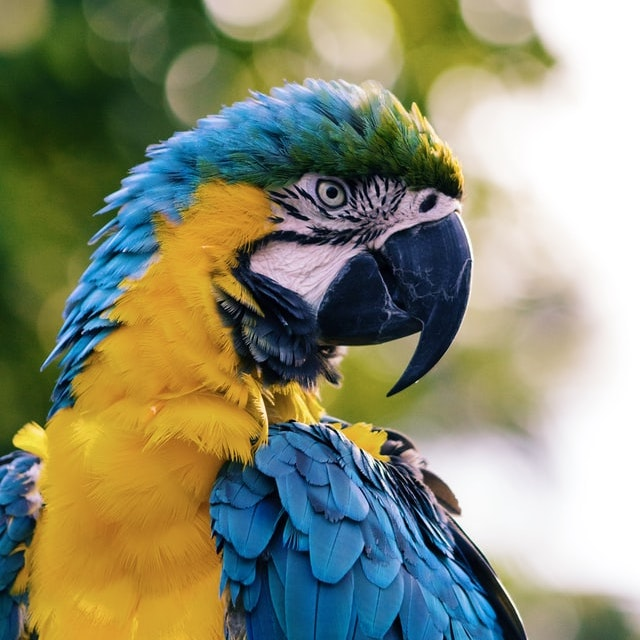
#> input picture Image Operations and OpenCV/HW0/macaw.jpg, 640 x 640 px, found by its file name; the run also reads 4 pictures not shown here
$ python HW0.py
#> lines starting #> are read from the running program, lines starting #| are printed output that depends on the picture
#!/usr/bin/env python
# coding: utf-8

# # CSE 252A (Computer Vision I)  ·  Fall 2020  ·  Assignment 0
#
# ---
#
# ### Instructor: David Kriegman
# ### Assignment published on Monday, October 5, 2020
# ### Due on Wednesday, October 14, 2020 at 11:59 pm Pacific Time
#
# ---
#
# ## Instructions
# * Review the academic integrity and collaboration policies on Canvas. This assignment must be completed individually.
# * All solutions must be written in this notebook. Programming aspects of the assignment must be completed using Python (preferably 3.6+).
# * If you want to modify the skeleton code, you may do so. The existing code is merely intended to provide you with a framework for your solution.
# * You may use Python packages for basic linear algebra (e.g. simple operations from NumPy or SciPy), but you may **not** use packages that directly solve the problem. If you are unsure about using a specific package or function, please ask the instructor and teaching assistants for clarification.
# * You must submit, through Gradescope, both (1) this notebook exported as a PDF **and** (2) this notebook as an `.ipynb` file. You must mark every problem in the PDF on Gradescope. If you do not submit both the `.pdf` and `.ipynb`, and/or if you do not mark every problem in the PDF on Gradescope, you may receive a penalty.
# * It is highly recommended that you begin working on this assignment early.
# * **Late policy:** Assignments submitted late will receive a 10% grade reduction for each day late (e.g. an assignment submitted an hour after the due date will receive a 10% penalty, an assignment submitted 10 hours after the due date will receive a 10% penalty, and an assignment submitted 28 hours after the due date will receive a 20% penalty). Assignments will not be accepted 72 hours after the due date. If you require an extension (for personal reasons only), you must request one as far in advance as possible. Extensions requested close to or after the due date will only be granted for clear emergencies or clearly unforeseeable circumstances.
#
# ---
#
# Welcome to CSE 252A: Computer Vision I! This course will give you a comprehensive introduction to computer vision, covering topics such as low-level vision, inference of 3D properties from images, and object recognition.
# In this class, we will utilize a variety of tools which may require some initial configuration. To ensure a smooth transition into later assignments, we'll get you set up with most of those course tools in this assignment. You will also practice some basic image manipulation techniques.
#
# When you are finished, you will need to export this Jupyter notebook as a PDF, and submit both that PDF and this `.ipynb` file to Gradescope.
#
# ## Piazza, Gradescope and Python
#
# **Piazza**
#
# Go to [Piazza](https://piazza.com/ucsd/fall2020/cse252a) and sign up for the class using your `ucsd.edu` email account. You'll be able to ask the professor, the TAs, and your classmates questions on Piazza. Class announcements will also be made using Piazza, so make sure you check your email or Piazza frequently.
#
# **Gradescope**
#
# See the Piazza post on how to add CSE 252A in Gradescope. You will be required to submit each assignment to Gradescope for grading. Make sure you mark the pages in the PDF that are associated with each question.
#
# **Python**
#
# We will use the Python programming language for all assignments in this course, in tandem with a few popular libraries (e.g. NumPy and matplotlib). Assignments will be given in the form of browser-based Jupyter notebooks, such as the one you are currently viewing. We expect that many of you will already have some experience with Python and NumPy. If so, great! If not, don't worry (as long as you have _some_ programming experience). You can pick it up quickly. If you lack Python knowledge but have previous experience with Matlab, you might want to check out the [NumPy for Matlab users](https://docs.scipy.org/doc/numpy-dev/user/numpy-for-matlab-users.html) page.
#
# The section below will serve as a quick introduction to NumPy and some of the other libraries that we'll use. (Just run through the cells; you don't need to do anything for credit until you get to Problem 1.)

# ## Getting started with NumPy
#
# NumPy is a fundamental package for scientific computing with Python. It provides a powerful N-dimensional array object as well as functions for working with such arrays.

# ### Arrays

# In[4]:


import numpy as np

array1d = np.array([1,0,0])           # a 1D array

print("1D array :")
print(array1d)
print("Shape :", array1d.shape)       # print the shape of the array

array2d = np.array([[1], [2], [3]])   # a 2D array
print("\n2D array :")
print(array2d)
print("Shape :", array2d.shape)       # print the size of the array; notice the difference

print("\nTranspose 2D :", array2d.T)  # transpose of a 2D array
print("Shape :", array2d.T.shape)

print("\nTranspose 1D :", array1d.T)  # notice how the 1D array did not change after the transpose
print("Shape :", array1d.T.shape)

allzeros = np.zeros([2, 3])           # 2x3 array of zeros
allones =  np.ones([1, 3])            # 1x3 array of ones
identity = np.eye(3)                  # identity matrix
rand3_1 = np.random.rand(3, 1)        # random matrix with values in [0, 1]
arr = np.ones(allones.shape) * 3      # create a matrix from shape

print("\n arr printed")
print(arr)


# ### Array Indexing

# In[5]:


import numpy as np
array2d = np.array([[1, 2, 3], [4, 5, 6]])  # create a 2d array with shape (2, 3)
print("Access a single element")
print(array2d[0, 2])                        # access an element
array2d[0, 2] = 252                         # a slice of an array is a view into the same data;
print("\nModified a single element")
print(array2d)                              # this will modify the original array

print("\nAccess a subarray")
print(array2d[1, :])                        # access a row (to 1d array)
print(array2d[1:, :])                       # access a row (to 2d array)
print("\nTranspose a subarray")
print(array2d[1, :].T)                      # notice the difference of the dimension of resulting array
print(array2d[1:, :].T)                     # this will be helpful if you want to transpose it later

# Boolean array indexing
# Given a array m, create a new array with values equal to m
# if they are greater than 0, and equal to 0 if they less than or equal 0

array2d = np.array([[3, 5, -2], [50, -1, 0]])
arr = np.zeros(array2d.shape)
arr[array2d > 0] = array2d[array2d > 0]
print("\nBoolean array indexing")
print(arr)


# ### Operations on Arrays
# **Elementwise Operations**

# In[7]:


import numpy as np

a = np.array([[1, 2, 3], [2, 3, 4]], dtype=np.float64)
print(a * 2)                                            # scalar multiplication
print(a / 4)                                            # scalar division
print(np.round(a / 4))
print(np.power(a, 2))
print(np.log(a))

b = np.array([[5, 6, 7], [5, 7, 8]], dtype=np.float64)
print(a + b)                                            # elementwise sum
print(a - b)                                            # elementwise difference
print(a * b)                                            # elementwise product
print(a / b)                                            # elementwise division


# **Vector Operations**

# In[8]:


import numpy as np

a = np.array([[1, 2], [3, 4]])

print("sum of array")
print(np.sum(a))                # sum of all array elements
print(np.sum(a, axis=0))        # sum of each column
print(np.sum(a, axis=1))        # sum of each row

print("\nmean of array")
print(np.mean(a))               # mean of all array elements
print(np.mean(a, axis=0))       # mean of each column
print(np.mean(a, axis=1))       # mean of each row


# **Matrix Operations**

# In[9]:


import numpy as np

a = np.array([[1, 2], [3, 4]])
b = np.array([[5, 6], [7, 8]])
print("matrix-matrix product")
print(a.dot(b))                   # matrix product
print(a.T.dot(b.T))

x = np.array([1, 2])
print("\nmatrix-vector product")
print(a.dot(x))                   # matrix / vector product
print(a @ x)                      # Can also make use of the @ instad of .dot(); requires Python 3.5+


# ### Matplotlib
#
# Matplotlib is a plotting library. We will use it to show the results in this assignment.

# In[10]:


# this line prepares IPython for working with matplotlib
get_ipython().run_line_magic('matplotlib', 'inline')

import numpy as np
import matplotlib.pyplot as plt
import math

x = np.arange(-24, 24) / 24. * math.pi
plt.plot(x, np.sin(x))
plt.xlabel('radians')
plt.ylabel('sin value')
plt.title('Sine Function')

plt.show()
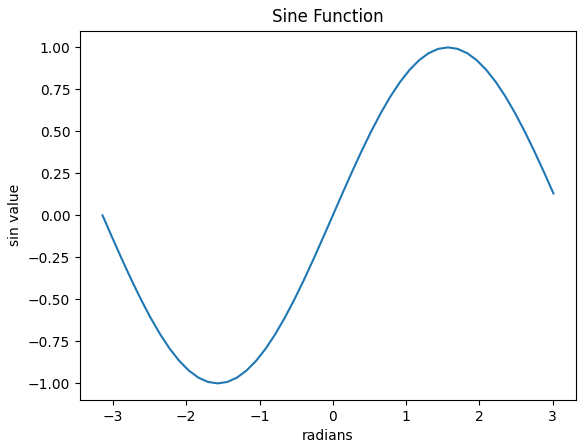
#> figure drawn by matplotlib, 1 panel; curve peaks at x = 1.57, y = 1


# This brief overview introduces many basic functions from a few popular libraries, but it is far from complete. Check out the documentation for [NumPy](https://docs.scipy.org/doc/numpy/reference/) and [matplotlib](https://matplotlib.org/) to find out more.
#
# ---

# ## Problem 1: Image Operations and Vectorization (1 point)
# Vector operations using NumPy can offer a significant speedup over performing operations iteratively on an image. The problem below will demonstrate the time it takes for both approaches to change the color of quadrants of an image.
#
# The problem reads the image `macaw.jpg` that you will find in the assignment folder. Two functions are then provided as alternatives for performing an operation on the image.
#
# Your job is to follow the code and then fill in the `piazza` function according to instructions on Piazza.

# In[15]:


import numpy as np
import matplotlib.pyplot as plt
import copy
import time

get_ipython().run_line_magic('matplotlib', 'inline')

img = plt.imread('macaw.jpg')             # read a JPEG image
#> img is the input picture: shape (640, 640, 3); mean R, G, B 138.1, 140.6, 114.4
print('Image shape: %r' % (img.shape,))   # print image size and color depth
#| Image shape: (640, 640, 3)

plt.figure(figsize=(6, 6))
plt.imshow(img)                           # displaying the original image
plt.show()


# In[16]:


def iterative(img):
    image = copy.deepcopy(img)  # create a copy of the image matrix
    for x in range(image.shape[0]):
        for y in range(image.shape[1]):
            if x < image.shape[0]/2 and y < image.shape[1]/2:
                image[x,y] = image[x,y] * [0,1,1]  # removing the red channel
            elif x > image.shape[0]/2 and y < image.shape[1]/2:
                image[x,y] = image[x,y] * [1,0,1]  # removing the green channel
            elif x < image.shape[0]/2 and y > image.shape[1]/2:
                image[x,y] = image[x,y] * [1,1,0]  # removing the blue channel
            else:
                pass
    return image

def vectorized(img):
    image = copy.deepcopy(img)
    a = int(image.shape[0]/2)
    b = int(image.shape[1]/2)
    image[:a,:b] = image[:a,:b]*[0,1,1]
    image[a:,:b] = image[a:,:b]*[1,0,1]
    image[:a,b:] = image[:a,b:]*[1,1,0]

    return image


# In[19]:


### The code for this problem is posted on Piazza. Sign up for the course if you have not.
### Then find the function definition included in the post "Welcome to CSE 252A" to complete this problem.
### This is the only cell you will need to edit for Problem 1.
def piazza():
    start = time.time()
    image_iterative = iterative(img)
#> after the loop in iterative, `for x in range(image.shape[0]):`:
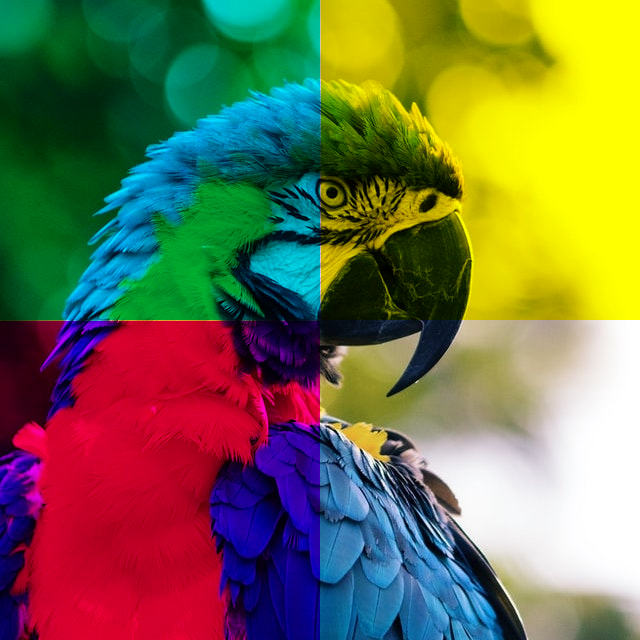
#> image: shape (640, 640, 3); mean R, G, B 114.7, 111.5, 74.6
    end = time.time()
    print("Iterative method took {0} seconds".format(end-start))
    start = time.time()
    image_vectorized = vectorized(img)
    end = time.time()
    print("Vectorized method took {0} seconds".format(end-start))
    return image_iterative, image_vectorized

# Run the function
image_iterative, image_vectorized = piazza()


# In[20]:


# Plotting the results in separate subplots

plt.figure(figsize=(12, 6))

plt.subplot(1, 3, 1)  # create (1x3) subplots, indexing from 1
plt.imshow(img)       # original image

plt.subplot(1, 3, 2)
plt.imshow(image_iterative)

plt.subplot(1, 3, 3)
plt.imshow(image_vectorized)

plt.show()            # displays the subplots

plt.imsave('multicolor_macaw.png', image_vectorized) # saving an image


# ## Problem 2: Further Image Manipulation (7 points)
#
# In this problem, you will solve a jigsaw puzzle given by the `jigsaw.png` image provided with the assignment. Note that the TAs have created the puzzle specifically for this class, meaning the solution will be a hopefully recognizable man (hint: a `_____`-man!). There are a total of nine jigsaw pieces of size 256x256x3, which together form a 768x768x3 image. There are three types of transformations on the pieces that you will need to resolve:
#
# - First, the pieces are jumbled spatially.
# - Second, some of the pieces are rotated (by either 90, 180, or 270 degrees).
# - And third, some of the pieces have had their channels swapped from RGB to BGR.
#
# Your task will be to correct all these transformations in order to solve this image manipulation jigsaw puzzle and recreate the original image. To do so, first implement the four helper functions below, which you will use to solve the puzzle. For this assignment, you are required to implement and use these three functions. Also, the code must be vectorized, i.e. you are not allowed to use any `for`-loops over the spatial dimensions of the image.

# In[21]:


import numpy as np
import matplotlib.pyplot as plt
import copy
plt.rcParams['image.cmap'] = 'gray'  # necessary to override default matplotlib behaviour

get_ipython().run_line_magic('matplotlib', 'inline')

# Read the image
jigsaw = plt.imread('jigsaw.png')
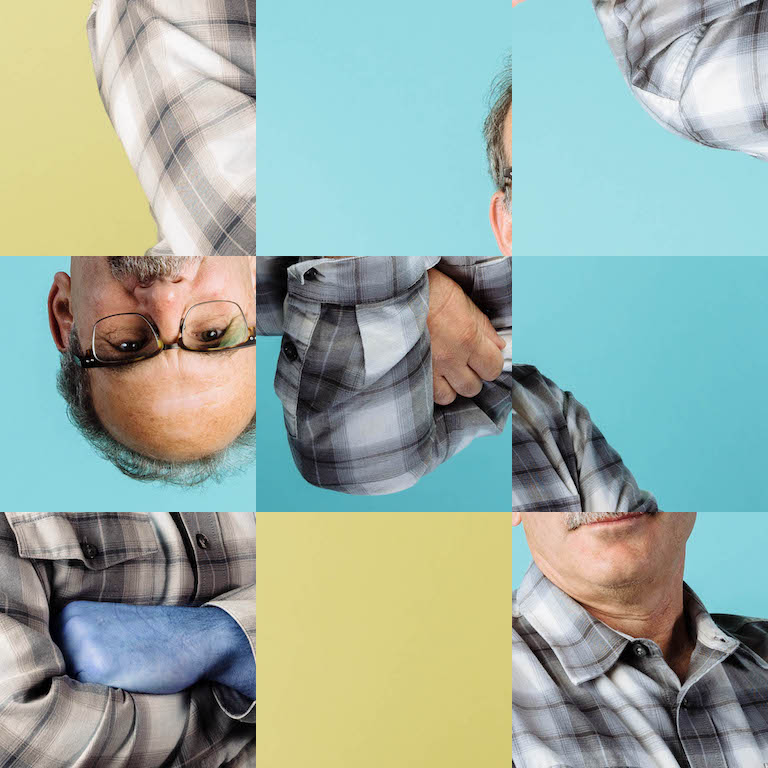
#> input picture Image Operations and OpenCV/HW0/jigsaw.png, 768 x 768 px, found by its file name
#> jigsaw is the input picture: shape (768, 768, 3) float32; mean R, G, B 0.605, 0.68, 0.643
print('Image shape: %r' % (jigsaw.shape,))
#| Image shape: (768, 768, 3)

# Display the image
plt.figure(figsize=(9, 9))
plt.imshow(jigsaw)
plt.show()


# In[85]:


# Implement each of the following four helper functions

def get_tile(image, row_index, col_index, tile_size):
    """This function returns a particular square tile of the image.

    (ROW_INDEX, COL_INDEX) describes the location of the tile in the image.

    - For example, the (0, 0) tile is the top-left tile,
      the (0, 1) tile is the tile to the right of the top-left tile,
      and the (1, 0) tile is the tile directly below the top-left tile.

    TILE_SIZE is the side length of each square tile.

    - For example, if TILE_SIZE is 256, then the (0, 1) tile
      will be the tile with indices on the vertical axis from 0 to 255,
      and with indices on the horizontal axis from 256 to 511.
    """
    height, width = image.shape[:2]
    assert tile_size <= height and tile_size <= width

    """YOUR CODE HERE; you may delete and replace the code below"""

    yourTile = np.zeros((tile_size, tile_size, 3))

    rowStart, rowStop = row_index*tile_size, (row_index+1)*tile_size
    colStart, colStop = col_index*tile_size, (col_index+1)*tile_size
    yourTile[0:tile_size, 0:tile_size, 0:3] = image[rowStart:rowStop, colStart:colStop, 0:3]

    return yourTile


def RGBtoBGR(image):
    """This function swaps the first and last channels in the color image.
    For example, if the image is originally formatted as an RGB image, the result will be a BGR image.
    And vice-versa: this function is its own inverse, and will also perform the BGR -> RGB conversion.

    You may assume that the image has three channels.
    If the input image is of shape (h, w, 3), then the return value will also be of shape (h, w, 3).
    """
    assert len(image.shape) == 3, 'the image must have a channel dimension'
    assert image.shape[-1] == 3, 'the image must have three channels'
    image = copy.deepcopy(image)  # create a copy in order to ensure that the original image does not change

    """YOUR CODE HERE; you may delete and replace the code below"""

    length, width = image.shape[0], image.shape[1]
    #print(length, width)

    newImage = np.zeros((length, width, 3))
    newImage[:,:,0] = image[:,:,2]
    newImage[:,:,1] = image[:,:,1]
    newImage[:,:,2] = image[:,:,0]

    return newImage


def rotate90(image):
    """This function rotates an image 90 degrees counterclockwise.

    You may assume that the image is square.

    You may NOT use np.rot90; we would like you to implement rotation yourself using array indexing.
    Since you only need to handle a specific 90 degree rotation case, this should be doable.

    Be sure that your function rotates the image COUNTERCLOCKWISE.
    """
    image = copy.deepcopy(image)  # create a copy in order to ensure that the original image does not change
    """YOUR CODE HERE; you may delete and replace the code below"""

    #slice each color and rotate
    tempAxisR = np.zeros((256,256))
    tempAxisG = np.zeros((256,256))
    tempAxisB = np.zeros((256,256))
    tempAxisR = image[:,:,0]
    tempAxisB = image[:,:,1]
    tempAxisG = image[:,:,2]
    tempAxisR = np.flip(tempAxisR.T,0)
    tempAxisB = np.flip(tempAxisB.T,0)
    tempAxisG = np.flip(tempAxisG.T,0)
    #reasssemble the image matrix
    newImage = np.zeros((256,256,3))
    newImage[:,:,0] = tempAxisR
    newImage[:,:,1] = tempAxisB
    newImage[:,:,2] = tempAxisG
    #print(tempAxisR.shape)
    return newImage


def replace_tile(image, row_index, col_index, tile):
    """This function replaces the existing tile at (ROW_INDEX, COL_INDEX) with the provided tile.
    You will use this to put together the final puzzle solution.

    (ROW_INDEX, COL_INDEX) describes the location of the tile to replace.
    You may assume that the tile size is given by the shape of the TILE argument.

    Replace whatever is already at the tile position with the passed-in TILE.
    Then return the modified full image (we are doing this in a non-destructive way).
    """
    image = copy.deepcopy(image)  # create a copy in order to ensure that the original image does not change

    """YOUR CODE HERE; you may delete and replace the code below"""

    tile_size = tile.shape[0]
    image[row_index*tile_size:(row_index+1)*tile_size, col_index*tile_size:(col_index+1)*tile_size, :] = tile
    return image


# In[90]:


### TEST CELL ###

tileTest = get_tile(jigsaw, 1, 0, 256)
tileTest = RGBtoBGR(tileTest)
tileTest = RGBtoBGR(tileTest)
tileTest = rotate90(tileTest)
tileTest = rotate90(tileTest)
#> in rotate90 (call 2), `tempAxisR = np.flip(tempAxisR.T,0)`:
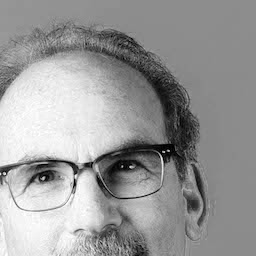
#> tempAxisR: shape (256, 256) float64; min 0, max 1, mean 0.599
#> in rotate90 (call 2), `tempAxisG = np.flip(tempAxisG.T,0)`:
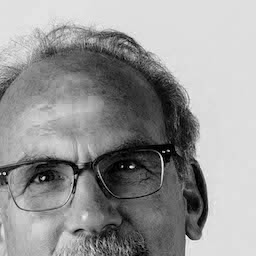
#> tempAxisG: shape (256, 256) float64; min 0, max 0.953, mean 0.591
plt.figure(figsize=(6, 6))
plt.imshow(tileTest)
plt.show()
print(tileTest.shape)
#| (256, 256, 3)
#newImage = np.zeros((256, 256, 3))
#print(newImage)
newImage = RGBtoBGR(jigsaw)
#> in RGBtoBGR (call 3), `newImage[:,:,1] = image[:,:,1]`:
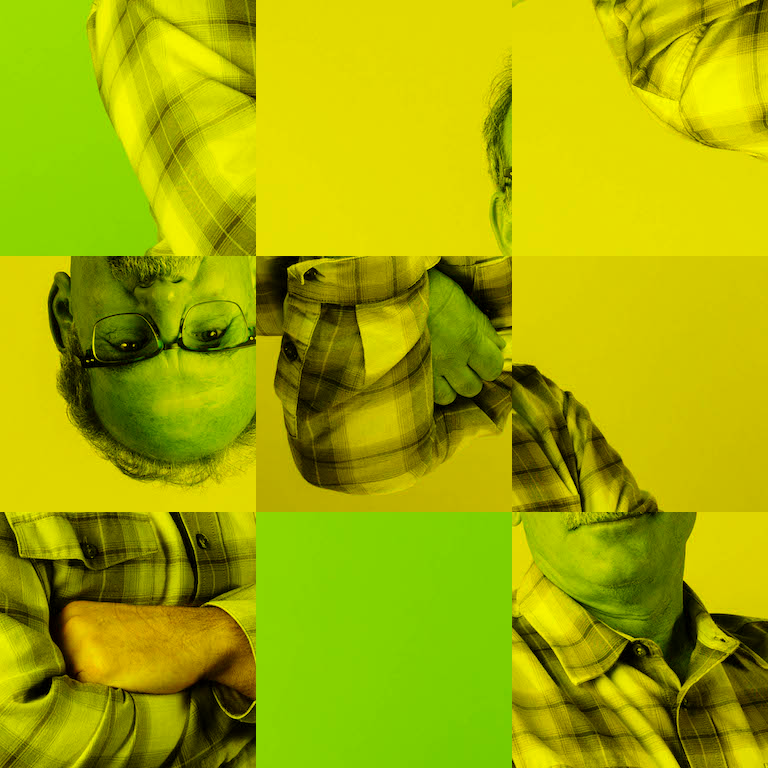
#> newImage: shape (768, 768, 3) float64; mean R, G, B 0.644, 0.681, 0
swappedImage = newImage
swappedImage = replace_tile(swappedImage, 0, 0, tileTest)
swappedImage = replace_tile(swappedImage, 1, 2, tileTest)
swappedImage = replace_tile(swappedImage, 2, 0, tileTest)
plt.figure(figsize=(6, 6))
plt.imshow(swappedImage)
plt.show()


# Now you must use the helper functions you just implemented in order to solve the jigsaw puzzle. When you're finished, display your result!
#
# Note: just to be clear, you are not expected to write general code to solve arbitrary jigsaw puzzle problems. You only need to solve this one in particular (and this is just meant to be a fun exercise in basic image manipulation operations). Thus, all you need to do is hardcode the transformations for this puzzle. There's no need to (for example) search over the space of transformations and select the best ones based on consistency between different boundaries.

# In[91]:


# For reference, here is the jigsaw puzzle again

plt.figure(figsize=(6, 6))
plt.imshow(jigsaw)
plt.show()


# In[95]:


# Solve the jigsaw puzzle

tile_size = 256

# Extract tiles
# Note: the tile named "tileIJ" refers to the tile at row I and column J
tile00 = get_tile(jigsaw, 0, 0, tile_size)
#> call 2 of get_tile, with row_index = 0, col_index = 0, tile_size = 256
#> in get_tile (call 2), `yourTile[0:tile_size, 0:tile_size, 0:3] = image[rowStart:rowStop, colS..`:
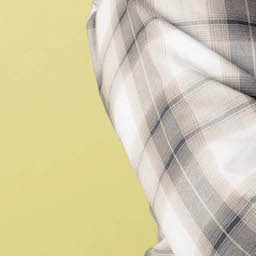
#> yourTile: shape (256, 256, 3) float64; mean R, G, B 0.832, 0.801, 0.667
tile01 = get_tile(jigsaw, 0, 1, tile_size)
#> (the rest of the program and of its run is left out)
